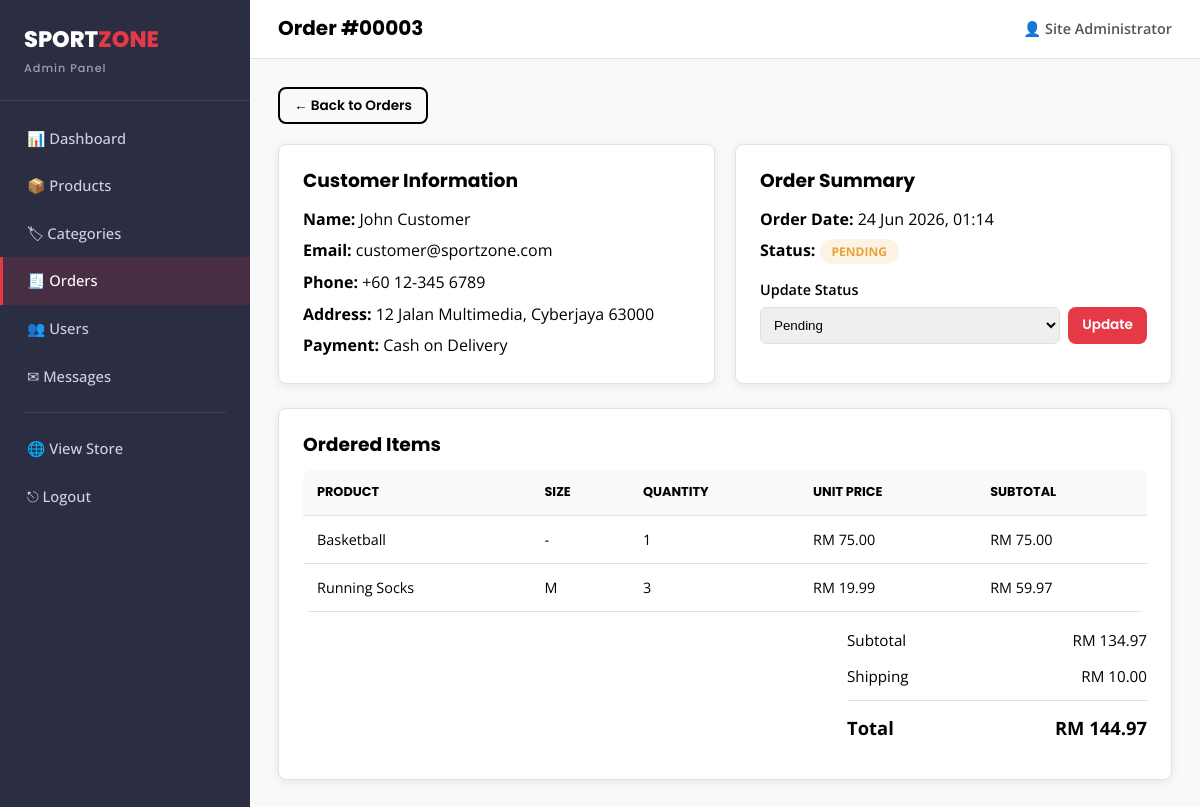
Page /admin/order-details.php?id=3 (signed in) on the committed database.
### tables this page shows
CREATE TABLE orders (
    order_id        INT AUTO_INCREMENT PRIMARY KEY,
    user_id         INT NOT NULL,
    full_name       VARCHAR(100) NOT NULL,
    phone           VARCHAR(20) NOT NULL,
    address         VARCHAR(255) NOT NULL,
    city            VARCHAR(50) NOT NULL,
    postal_code     VARCHAR(20) NOT NULL,
    payment_method  ENUM('cod','card') NOT NULL DEFAULT 'cod',
    subtotal        DECIMAL(10,2) NOT NULL,
    shipping_fee    DECIMAL(10,2) NOT NULL DEFAULT 0,
    discount_code   VARCHAR(30) DEFAULT NULL,
    discount_amount DECIMAL(10,2) NOT NULL DEFAULT 0,
    total           DECIMAL(10,2) NOT NULL,
    status          ENUM('Pending','Processing','Delivered','Cancelled') NOT NULL DEFAULT 'Pending',
    created_at      TIMESTAMP DEFAULT CURRENT_TIMESTAMP,
    FOREIGN KEY (user_id) REFERENCES users(user_id) ON DELETE CASCADE
);

CREATE TABLE users (
    user_id      INT AUTO_INCREMENT PRIMARY KEY,
    full_name    VARCHAR(100) NOT NULL,
    email        VARCHAR(100) NOT NULL UNIQUE,
    password     VARCHAR(255) NOT NULL,
    phone        VARCHAR(20)  DEFAULT NULL,
    address      VARCHAR(255) DEFAULT NULL,
    role         ENUM('customer','admin') NOT NULL DEFAULT 'customer',
    status       ENUM('active','inactive') NOT NULL DEFAULT 'active',
    created_at   TIMESTAMP DEFAULT CURRENT_TIMESTAMP
);

CREATE TABLE order_items (
    order_item_id  INT AUTO_INCREMENT PRIMARY KEY,
    order_id       INT NOT NULL,
    product_id     INT DEFAULT NULL,
    product_name   VARCHAR(150) NOT NULL,
    size           VARCHAR(10) DEFAULT NULL,
    quantity       INT NOT NULL,
    price          DECIMAL(10,2) NOT NULL,
    FOREIGN KEY (order_id)   REFERENCES orders(order_id) ON DELETE CASCADE,
    FOREIGN KEY (product_id) REFERENCES products(product_id) ON DELETE SET NULL
);

### includes/functions.php (called while the page is built, shortened)
<?php
function sanitize($data) {
    return htmlspecialchars(trim($data), ENT_QUOTES, 'UTF-8');
}
function money($amount) {
    return CURRENCY . ' ' . number_format((float) $amount, 2);
}

### admin/order-details.php (the view, shortened to what this page needs)
<?php
require_once __DIR__ . '/../includes/db_connect.php';
require_once __DIR__ . '/../includes/functions.php';
$id = (int) ($_GET['id'] ?? 0);
$stmt = $conn->prepare("SELECT o.*, u.email FROM orders o JOIN users u ON o.user_id = u.user_id WHERE o.order_id = ?");
$stmt->bind_param("i", $id);
$stmt->execute();
$order = $stmt->get_result()->fetch_assoc();
$istmt = $conn->prepare("SELECT * FROM order_items WHERE order_id = ?");
$istmt->bind_param("i", $id);
$istmt->execute();
$items = $istmt->get_result();
$page_title = 'Order #' . str_pad($order['order_id'], 5, '0', STR_PAD_LEFT);
include __DIR__ . '/includes/admin_header.php';
?>
<a href="<?= BASE_URL ?>admin/orders.php" class="btn btn-outline btn-sm mb-2">&larr; Back to Orders</a>
<div class="admin-grid-2">
    <div class="panel">
        <h3 style="margin-bottom:14px;">Customer Information</h3>
        <p style="margin-bottom:6px;"><strong>Name:</strong> <?= sanitize($order['full_name']) ?></p>
        <p style="margin-bottom:6px;"><strong>Email:</strong> <?= sanitize($order['email']) ?></p>
        <p style="margin-bottom:6px;"><strong>Phone:</strong> <?= sanitize($order['phone']) ?></p>
        <p style="margin-bottom:6px;"><strong>Address:</strong> <?= sanitize($order['address']) ?>, <?= sanitize($order['city']) ?> <?= sanitize($order['postal_code']) ?></p>
        <p><strong>Payment:</strong> <?= $order['payment_method'] === 'cod' ? 'Cash on Delivery' : 'Credit/Debit Card' ?></p>
    </div>
    <div class="panel">
        <h3 style="margin-bottom:14px;">Order Summary</h3>
        <p style="margin-bottom:6px;"><strong>Order Date:</strong> <?= date('d M Y, H:i', strtotime($order['created_at'])) ?></p>
        <p style="margin-bottom:6px;"><strong>Status:</strong> <span class="status-badge status-<?= strtolower($order['status']) ?>"><?= sanitize($order['status']) ?></span></p>
        <form method="POST" action="orders.php" style="margin-top:14px;">
            <label style="font-weight:600; font-size:0.9rem; display:block; margin-bottom:6px;">Update Status</label>
            <div style="display:flex; gap:8px;">
                <select name="status" style="flex:1; padding:9px; border:1px solid var(--color-border); border-radius:6px;">
                    <?php foreach (['Pending', 'Processing', 'Delivered', 'Cancelled'] as $s): ?>
                        <option value="<?= $s ?>" <?= $order['status'] === $s ? 'selected' : '' ?>><?= $s ?></option>
                    <?php endforeach; ?>
                </select>
                <button type="submit" class="btn btn-primary btn-sm">Update</button>
            </div>
        </form>
    </div>
</div>
<div class="panel">
    <h3 style="margin-bottom:14px;">Ordered Items</h3>
    <div class="table-wrap" style="border:none;">
        <table class="data-table">
            <thead><tr><th>Product</th><th>Size</th><th>Quantity</th><th>Unit Price</th><th>Subtotal</th></tr></thead>
            <tbody>
            <?php while ($it = $items->fetch_assoc()): ?>
                <tr>
                    <td><?= sanitize($it['product_name']) ?></td>
                    <td><?= $it['size'] ? sanitize($it['size']) : '-' ?></td>
                    <td><?= $it['quantity'] ?></td>
                    <td><?= money($it['price']) ?></td>
                    <td><?= money($it['price'] * $it['quantity']) ?></td>
                </tr>
            <?php endwhile; ?>
            </tbody>
        </table>
    </div>
    <div style="max-width:300px; margin-left:auto; margin-top:16px;">
        <div class="summary-row"><span>Subtotal</span><span><?= money($order['subtotal']) ?></span></div>
        <div class="summary-row"><span>Shipping</span><span><?= money($order['shipping_fee']) ?></span></div>
        <div class="summary-row total"><span>Total</span><span><?= money($order['total']) ?></span></div>
    </div>
</div>
<?php include __DIR__ . '/includes/admin_footer.php'; ?>

### admin/includes/admin_header.php (shortened to what this page needs)
<?php
$admin_name = $_SESSION['full_name'] ?? 'Admin';
$current = basename($_SERVER['PHP_SELF']);
?>
<!DOCTYPE html>
<html lang="en">
<head>
    <link rel="stylesheet" href="<?= BASE_URL ?>assets/css/style.css">
    <link rel="stylesheet" href="<?= BASE_URL ?>assets/css/admin.css">
</head>
<body class="admin-body">
<div class="admin-wrap">
    <aside class="admin-sidebar" id="adminSidebar">
        <div class="admin-logo">SPORT<span>ZONE</span><small>Admin Panel</small></div>
        <nav>
            <ul>
                <li><a href="<?= BASE_URL ?>admin/dashboard.php" class="<?= $current === 'dashboard.php' ? 'active' : '' ?>">📊 Dashboard</a></li>
                <li><a href="<?= BASE_URL ?>admin/products.php" class="<?= in_array($current, ['products.php','product-form.php']) ? 'active' : '' ?>">📦 Products</a></li>
                <li><a href="<?= BASE_URL ?>admin/categories.php" class="<?= $current === 'categories.php' ? 'active' : '' ?>">🏷 Categories</a></li>
                <li><a href="<?= BASE_URL ?>admin/orders.php" class="<?= in_array($current, ['orders.php','order-details.php']) ? 'active' : '' ?>">🧾 Orders</a></li>
                <li><a href="<?= BASE_URL ?>admin/users.php" class="<?= $current === 'users.php' ? 'active' : '' ?>">👥 Users</a></li>
                <li><a href="<?= BASE_URL ?>admin/messages.php" class="<?= $current === 'messages.php' ? 'active' : '' ?>">✉ Messages</a></li>
                <li class="divider"></li>
                <li><a href="<?= BASE_URL ?>index.php">🌐 View Store</a></li>
                <li><a href="<?= BASE_URL ?>logout.php">⎋ Logout</a></li>
            </ul>
        </nav>
    </aside>
    <div class="admin-main">
        <header class="admin-topbar">
            <h1><?= isset($page_title) ? sanitize($page_title) : 'Dashboard' ?></h1>
            <div class="admin-user">
                <span>👤 <?= sanitize($admin_name) ?></span>
            </div>
        </header>
        <main class="admin-content">

### assets/css/style.css (style rules this page uses)
:root { --color-primary: #000000; --color-white: #ffffff; --color-accent: #E63946; --color-accent-dark: #c92a37; --color-secondary: #2B2D42; --color-bg-light: #F8F9FA; --color-border: #e2e2e2; --color-success: #2a9d57; --color-warning: #e9a23b; --color-danger: #d9363e; --font-heading: 'Poppins', sans-serif; --font-body: 'Open Sans', sans-serif; --radius: 8px; --shadow: 0 2px 10px rgba(0,0,0,0.08); --shadow-hover: 0 8px 20px rgba(0,0,0,0.15); --transition: all 0.2s ease-in-out; }
* { margin: 0; padding: 0; box-sizing: border-box; }
html { scroll-behavior: smooth; }
body { font-family: var(--font-body); color: var(--color-primary); background: var(--color-white); line-height: 1.6; }
h1, h2, h3, h4, h5 { font-family: var(--font-heading); font-weight: 700; line-height: 1.25; }
a { text-decoration: none; color: inherit; }
ul { list-style: none; }
button { font-family: var(--font-body); cursor: pointer; border: none; }
.btn { display: inline-block; padding: 12px 28px; border-radius: var(--radius); font-family: var(--font-heading); font-weight: 600; font-size: 0.95rem; transition: var(--transition); text-align: center; }
.btn-primary { background: var(--color-accent); color: var(--color-white); }
.btn-outline { background: transparent; border: 2px solid var(--color-primary); color: var(--color-primary); }
.btn-sm { padding: 6px 14px; font-size: 0.85rem; }
.data-table { width: 100%; border-collapse: collapse; background: var(--color-white); }
.data-table th, .data-table td { padding: 12px 14px; text-align: left; border-bottom: 1px solid var(--color-border); font-size: 0.9rem; }
.data-table th { background: var(--color-bg-light); font-family: var(--font-heading); font-size: 0.8rem; text-transform: uppercase; }
.status-badge { padding: 4px 12px; border-radius: 20px; font-size: 0.75rem; font-weight: 700; text-transform: uppercase; }
.status-pending { background: #fdf3e3; color: var(--color-warning); }
.mb-2 { margin-bottom: 20px; }
.panel { background: var(--color-white); border: 1px solid var(--color-border); border-radius: var(--radius); padding: 24px; margin-bottom: 24px; box-shadow: var(--shadow); }
.table-wrap { overflow-x: auto; border-radius: var(--radius); border: 1px solid var(--color-border); }
.summary-row { display: flex; justify-content: space-between; margin-bottom: 12px; font-size: 0.95rem; }
.summary-row.total { font-weight: 700; font-size: 1.15rem; border-top: 1px solid var(--color-border); padding-top: 12px; margin-top: 4px; }

### assets/css/admin.css (style rules this page uses)
.admin-body { background: var(--color-bg-light); }
.admin-wrap { display: flex; min-height: 100vh; }
.admin-sidebar { width: 250px; background: var(--color-secondary); color: #cfd2e0; flex-shrink: 0; position: fixed; top: 0; bottom: 0; left: 0; overflow-y: auto; z-index: 200; }
.admin-logo { font-family: var(--font-heading); font-weight: 800; font-size: 1.4rem; color: #fff; padding: 22px 24px; border-bottom: 1px solid rgba(255,255,255,0.1); }
.admin-logo span { color: var(--color-accent); }
.admin-logo small { display: block; font-size: 0.7rem; font-weight: 500; color: #9aa0b5; letter-spacing: 1px; margin-top: 2px; }
.admin-sidebar nav ul { padding: 14px 0; }
.admin-sidebar nav a { display: block; padding: 12px 24px; color: #cfd2e0; font-size: 0.92rem; font-weight: 500; border-left: 3px solid transparent; transition: var(--transition); }
.admin-sidebar nav a.active { background: rgba(230,57,70,0.15); color: #fff; border-left-color: var(--color-accent); }
.admin-sidebar .divider { height: 1px; background: rgba(255,255,255,0.1); margin: 12px 24px; }
.admin-main { flex: 1; margin-left: 250px; display: flex; flex-direction: column; }
.admin-topbar { background: var(--color-white); border-bottom: 1px solid var(--color-border); padding: 16px 28px; display: flex; align-items: center; justify-content: space-between; position: sticky; top: 0; z-index: 100; }
.admin-topbar h1 { font-size: 1.25rem; }
.admin-user span { font-size: 0.9rem; font-weight: 600; color: #555; }
.admin-content { padding: 28px; flex: 1; }
.admin-grid-2 { display: grid; grid-template-columns: 1fr 1fr; gap: 20px; }

### rows in the picture
orders: order_id "Order #00003", full_name "John Customer", user.email "customer@sportzone.com", phone "+60 12-345 6789", address "12 Jalan Multimedia", city "Cyberjaya", postal_code "63000", created_at "24 Jun 2026, 01:14", status "PENDING", status "Pending", subtotal "RM 134.97", shipping_fee "RM 10.00", total "RM 144.97"
order_items: product_name "Basketball", quantity "1", price "RM 75.00", money($it['price'] * $it['quantity']) "RM 75.00"
order_items: product_name "Running Socks", size "M", quantity "3", price "RM 19.99", money($it['price'] * $it['quantity']) "RM 59.97"

### other values in the picture
$admin_name "Site Administrator"
